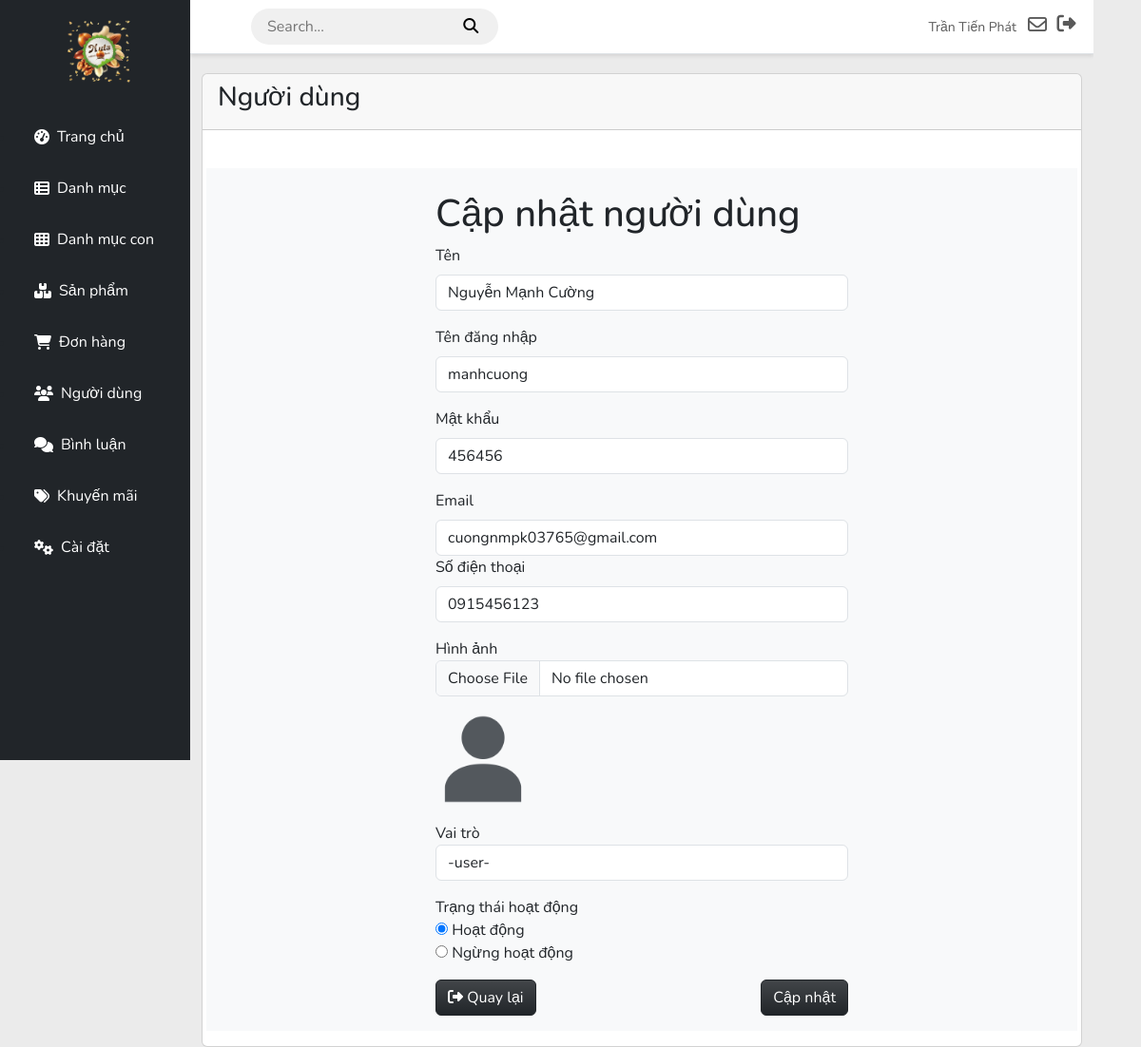
Page /admin/users/update.php?id=4 (signed in) on the committed database.
### tables this page shows
CREATE TABLE `users` (
  `username` varchar(250) NOT NULL,
  `phone` varchar(10) NOT NULL,
  `email` varchar(250) NOT NULL,
  `role` varchar(250) NOT NULL,
  `status` varchar(250) NOT NULL,
  `image` varchar(250) NOT NULL DEFAULT 'default.jpg',
  `password` varchar(250) NOT NULL,
  `idUser` int(11) NOT NULL,
  `name` varchar(250) NOT NULL,
  `token` int(11) NOT NULL,
  `otpCreated` int(11) NOT NULL,
  `otp` int(11) NOT NULL
);

### client/DBUntil.php (called while the page is built, shortened)
<?php
include "Database.php";
class DBUntil
{
    private $connection = null;
    function __construct()
    {
        $db = new Database(HOST, USERNAME, PASSWORD, DB_NAME);
        $this->connection = $db->getConnection();
    }
    public function select($sql, $params = [])
    {
        $stmt = $this->connection->prepare($sql);
        $stmt->execute($params);
        $stmt->setFetchMode(PDO::FETCH_ASSOC);
        return $stmt->fetchAll();
    }
}

### client/Database.php (called while the page is built, shortened)
<?php
class Database
{
    private $host;
    private $username;
    private $password;
    private $dbname;
    public function __construct($host, $username, $password, $dbname)
    {
        $this->host = $host;
        $this->username = $username;
        $this->password = $password;
        $this->dbname = $dbname;
    }
    public function getConnection()
    {
        try {
            $url = "mysql:host=" . $this->host . ";dbname=" . $this->dbname;
            $this->connection = new PDO($url, $this->username, $this->password);
            $this->connection->setAttribute(PDO::ATTR_ERRMODE, PDO::ERRMODE_EXCEPTION);
            return $this->connection;
        } catch (\Exception $e) {
            echo "Error: " . $e->getMessage();
            return null;
        }
    }
}

### admin/users/update.php (the view, shortened to what this page needs)
<?php
include "../../client/DBUntil.php";
$dbHelper = new DBUntil();
$id = $_GET['id'];
$user = $dbHelper->select("SELECT * FROM users WHERE idUser = ?", [$id])[0];
?>
<!DOCTYPE html>
<html lang="en">
<?php include "../includes/head.php" ?>
<body>
    <div id="wrapper">
        <?php include "../includes/sidebar.php" ?>
        <div id="content">
            <?php include "../includes/nav.php" ?>
            <div class="container-fluid">
                <div class="row">
                    <div class="col-md-12">
                        <div class="card">
                            <div class="card-header">
                                <h3 class="card-title">Người dùng</h3>
                            </div>
                            <div class="card-body">
                                <div class="row mt-4 bg-light">
                                    <div class="col-md-3"></div>
                                    <div class="col-md-6">
                                        <h1 class="mt-4">Cập nhật người dùng</h1>
                                        <form method="POST" action="" enctype="multipart/form-data">
                                            <div class="mb-3">
                                                <label for="name" class="form-label">Tên</label>
                                                <input type="text" name="name" class="form-control"
                                                    placeholder="Tên người dùng"
                                                    value="<?php echo htmlspecialchars($user['name']); ?>">
                                            </div>
                                            <div class="mb-3">
                                                <label for="username" class="form-label">Tên đăng nhập</label>
                                                <input type="text" name="username" class="form-control"
                                                    placeholder="username"
                                                    value="<?php echo htmlspecialchars($user['username']); ?>">
                                            </div>
                                            <div class="mb-3">
                                                <label for="password" class="form-label">Mật khẩu</label>
                                                <input type="text" name="password" class="form-control"
                                                    placeholder="Mật khẩu (để trống nếu không đổi)"
                                                    value="<?php echo htmlspecialchars($user['password']); ?>">
                                            </div>
                                            <div class="mb-3">
                                                <label for="email" class="form-label">Email</label>
                                                <input type="email" name="email" class="form-control"
                                                    placeholder="email"
                                                    value="<?php echo htmlspecialchars($user['email']); ?>">
                                                <div class="mb-3">
                                                    <label for="phone" class="form-label">Số điện thoại</label>
                                                    <input type="text" name="phone" class="form-control"
                                                        placeholder="Số điện thoại"
                                                        value="<?php echo htmlspecialchars($user['phone']); ?>">
                                                </div>
                                                <div class="image mb-3">
                                                    <label for="image">Hình ảnh</label>
                                                    <input type="file" name="image" id="image" class="form-control">
                                                    <img class="mt-3" style="width: 100px; height: 100px;"
                                                        src="image/<?php echo htmlspecialchars($user['image']); ?>"
                                                        alt="">
                                                </div>
                                                <div class="role mb-3">
                                                    <label for="">Vai trò</label>
                                                    <select name="role" id="role" class="form-control">
                                                        <option value="">
                                                            -<?php echo htmlspecialchars($user['role']); ?>-</option>
                                                    </select>
                                                </div>
                                                <div class="status mb-3">
                                                    <label for="">Trạng thái hoạt động</label><br>
                                                    <input type="radio" name="status" id="" value="Đang hoạt động"
                                                        checked> Hoạt động<br>
                                                    <input type="radio" name="status" id="" value="Ngừng hoạt động">
                                                    Ngừng hoạt động <br>
                                                </div>
                                                <div class="d-flex justify-content-between mt-3">
                                                    <a href="list.php" class="return btn text-white btn-dark bg-gradient">
                                                        <i class="fa-solid fa-right-from-bracket deg-180"></i>
                                                        Quay lại
                                                    </a>
                                                    <button type="submit" class="btn btn-dark bg-gradient text-white">Cập
                                                        nhật</button>
                                                </div>
                                        </form>
                                    </div>
                                </div>
                            </div>
                        </div>
                    </div>
                </div>
            </div>
        </div>
    </div>
</body>
</html>

### admin/includes/nav.php (shortened to what this page needs)
<?php
    $dbHelper = new DBUntil();
    $idUser = $_SESSION['idUser'] ?? null;
    $users = $dbHelper->select("SELECT * FROM users WHERE idUser = $idUser") ?? null;
    $name = $users[0]['name'] ?? null;
?>
<nav class="navbar">
    <div class="search-nav mx-5">
        <form action>
            <input type="search" name="search" id="search" placeholder="Search...">
            <button>
                <i class="fa-solid fa-search"></i>
            </button>
        </form>
    </div>
    <ul class="navbar-nav ml-auto">
        <li class="nav-item  no-arrow d-flex align-items-center mr-3">
            <a class="nav-link" href="#" id="user" aria-haspopup="true" aria-expanded="false">
                <span class="mr-2 d-none d-lg-inline text-gray-600 small "><?php echo $name ?></span>
                <i class="fa-regular fa-envelope text-gray-400 fs-5 mr-2 mx-2"></i>
            </a>
            <div class="logout">
                <a class="nav-link" href="../../client/index.php" data-toggle="modal" data-target="#logoutModal">
                    <i class="fas fa-sign-out-alt fa-sm fa-fw fs-5 mr-2 text-gray-400"></i>
                </a>
            </div>
        </li>
    </ul>
</nav>

### admin/css/style.css (style rules this page uses)
body { font-family: 'Nunito', sans-serif; background-color: #ebebeb; margin: 0; padding: 0; }
#wrapper { display: flex; width: 100%; align-items: stretch; }
.navbar { background-color: #ffffff !important; box-shadow: 0 2px 4px rgba(0, 0, 0, 0.1); border-bottom: 1px solid #dee2e6; padding: 0.5rem 1rem; width: 100%; }
#content { margin-left: 200px; width: calc(100% - 250px); overflow-y: auto; }
.container-fluid { padding-top: 20px; }
.search-nav input { background-color: transparent; border: none; }
.search-nav button { background-color: transparent; border: none; }
.search-nav { padding: 6px 15px; background-color: #F0F0F0; border-radius: 20px; }

### rows in the picture
users: name "Trần Tiến Phát"
users: name "Nguyễn Mạnh Cường", username "manhcuong", password "456456", email "cuongnmpk03765@gmail.com", phone "0915456123", image (placeholder picture)
